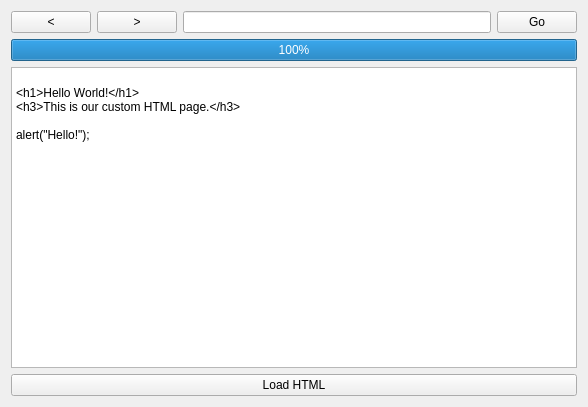
<?xml version="1.0" encoding="UTF-8"?>
<ui version="4.0">
 <class>MainWindow</class>
 <widget class="QMainWindow" name="MainWindow">
  <property name="geometry">
   <rect>
    <x>0</x>
    <y>0</y>
    <width>588</width>
    <height>407</height>
   </rect>
  </property>
  <property name="windowTitle">
   <string>MainWindow</string>
  </property>
  <widget class="QWidget" name="centralWidget">
   <layout class="QVBoxLayout" name="verticalLayout">
    <item>
     <layout class="QHBoxLayout" name="horizontalLayout">
      <property name="sizeConstraint">
       <enum>QLayout::SetDefaultConstraint</enum>
      </property>
      <item>
       <widget class="QPushButton" name="backButton">
        <property name="text">
         <string>&lt;</string>
        </property>
       </widget>
      </item>
      <item>
       <widget class="QPushButton" name="forwardButton">
        <property name="text">
         <string>&gt;</string>
        </property>
       </widget>
      </item>
      <item>
       <widget class="QLineEdit" name="address"/>
      </item>
      <item>
       <widget class="QPushButton" name="goButton">
        <property name="text">
         <string>Go</string>
        </property>
       </widget>
      </item>
     </layout>
    </item>
    <item>
     <layout class="QVBoxLayout" name="verticalLayout_2"/>
    </item>
    <item>
     <widget class="QProgressBar" name="progressBar">
      <property name="value">
       <number>100</number>
      </property>
     </widget>
    </item>
    <item>
     <layout class="QVBoxLayout" name="verticalLayout_3">
      <item>
       <widget class="QPlainTextEdit" name="source">
        <property name="sizePolicy">
         <sizepolicy hsizetype="Preferred" vsizetype="Preferred">
          <horstretch>0</horstretch>
          <verstretch>0</verstretch>
         </sizepolicy>
        </property>
        <property name="plainText">
         <string>&lt;Img src=&quot;https://www.google.com/images/branding/googlelogo/1x/googlelogo_color_272x92dp.png&quot;&gt;&lt;/img&gt;
&lt;h1&gt;Hello World!&lt;/h1&gt;
&lt;h3&gt;This is our custom HTML page.&lt;/h3&gt;

&lt;script&gt;alert(&quot;Hello!&quot;);&lt;/script&gt;</string>
        </property>
       </widget>
      </item>
      <item>
       <widget class="QPushButton" name="loadHtml">
        <property name="text">
         <string>Load HTML</string>
        </property>
       </widget>
      </item>
     </layout>
    </item>
   </layout>
  </widget>
 </widget>
 <layoutdefault spacing="6" margin="11"/>
 <resources/>
 <connections/>
</ui>
